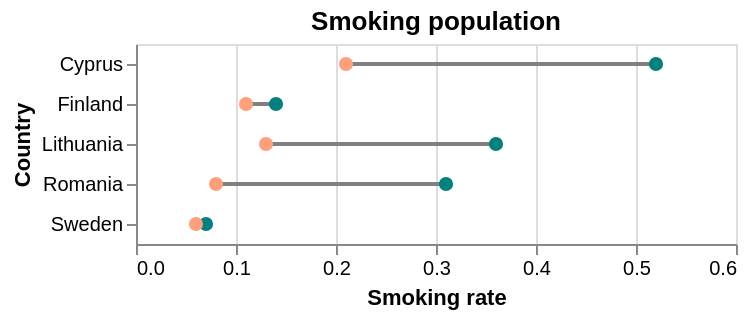

Here is the notebook cell this chart was saved with:
### Markdown cell above
## Exercises


*   Create a bullet chart with the maximum speed as reference value (implemented as a tick) and bars encoding different cylinders

### Code cell
#@title Multiple superposition example: Connected dot plot

import pandas as pd

data = {'Country': ['Lithuania', 'Cyprus', 'Romania', 'Sweden', 'Finland', 'Lithuania', 'Cyprus', 'Romania', 'Sweden', 'Finland'],
        'Smoking rate': [0.36, 0.52, 0.31, 0.07, 0.14, 0.13, 0.21, 0.08, 0.06, 0.11],
        'Gender': ['M', 'M','M', 'M','M', 'F','F', 'F', 'F', 'F']}

df = pd.DataFrame(data)

ch1 = alt.Chart(df).mark_circle(opacity = 1, size = 50, color = 'teal').encode(
    alt.X('Smoking rate:Q', scale=alt.Scale(domain=(0,0.6))),
    alt.Y('Country:N', sort='-x'),
).transform_filter(alt.datum.Gender == 'M').properties(title = 'Smoking population')

ch2 = alt.Chart(df).mark_circle(opacity = 1, size = 50, color = 'lightsalmon').encode(
    alt.X('Smoking rate:Q', scale=alt.Scale(domain=(0,0.6))),
    alt.Y('Country:N', sort='-x'),
).transform_filter(alt.datum.Gender == 'F').properties(title = 'Smoking population')

ch3 = alt.Chart(df).mark_line(color = 'gray').encode(
    alt.X('Smoking rate:Q'),
    alt.Y('Country:N'),
    detail = 'Country'
).properties(title = 'Smoking population')

#ch3
ch3 + ch1 + ch2

### Figure 1 — Vega-Lite specification as saved in the notebook (floating-point values rounded to 4 significant figures)
{"config": {"view": {"continuousWidth": 300, "continuousHeight": 300}}, "layer": [{"mark": {"type": "line", "color": "gray"}, "encoding": {"detail": {"field": "Country", "type": "nominal"}, "x": {"field": "Smoking rate", "type": "quantitative"}, "y": {"field": "Country", "type": "nominal"}}, "title": "Smoking population"}, {"mark": {"type": "circle", "color": "teal", "opacity": 1, "size": 50}, "encoding": {"x": {"field": "Smoking rate", "scale": {"domain": [0, 0.6]}, "type": "quantitative"}, "y": {"field": "Country", "sort": "-x", "type": "nominal"}}, "title": "Smoking population", "transform": [{"filter": "(datum.Gender === 'M')"}]}, {"mark": {"type": "circle", "color": "lightsalmon", "opacity": 1, "size": 50}, "encoding": {"x": {"field": "Smoking rate", "scale": {"domain": [0, 0.6]}, "type": "quantitative"}, "y": {"field": "Country", "sort": "-x", "type": "nominal"}}, "title": "Smoking population", "transform": [{"filter": "(datum.Gender === 'F')"}]}], "data": {"name": "data-28386f0953e690d573eec9387868a859"}, "$schema": "https://vega.github.io/schema/vega-lite/v5.6.1.json", "datasets": {"data-28386f0953e690d573eec9387868a859": [{"Country": "Lithuania", "Smoking rate": 0.36, "Gender": "M"}, {"Country": "Cyprus", "Smoking rate": 0.52, "Gender": "M"}, {"Country": "Romania", "Smoking rate": 0.31, "Gender": "M"}, {"Country": "Sweden", "Smoking rate": 0.07, "Gender": "M"}, {"Country": "Finland", "Smoking rate": 0.14, "Gender": "M"}, {"Country": "Lithuania", "Smoking rate": 0.13, "Gender": "F"}, {"Country": "Cyprus", "Smoking rate": 0.21, "Gender": "F"}, {"Country": "Romania", "Smoking rate": 0.08, "Gender": "F"}, {"Country": "Sweden", "Smoking rate": 0.06, "Gender": "F"}, {"Country": "Finland", "Smoking rate": 0.11, "Gender": "F"}]}}
